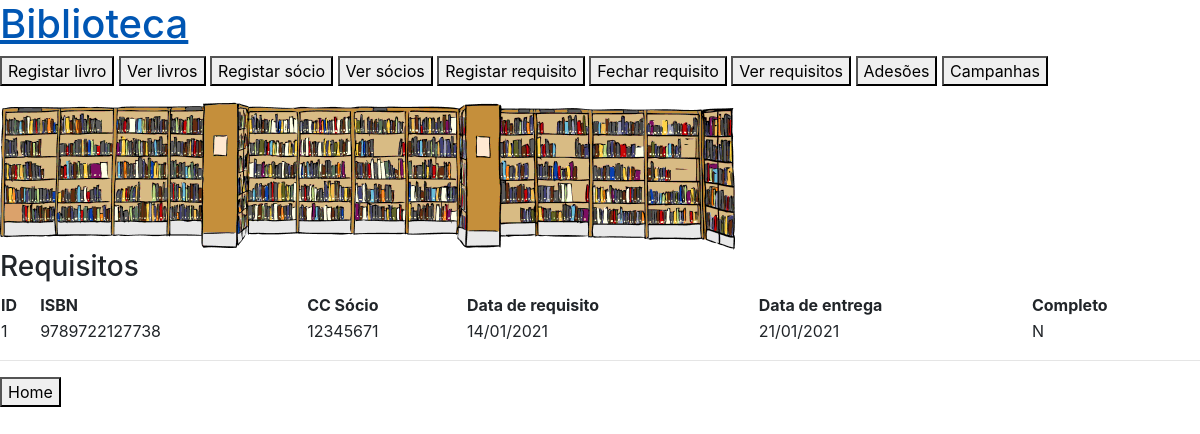
Before: /ver_req with the older database file.
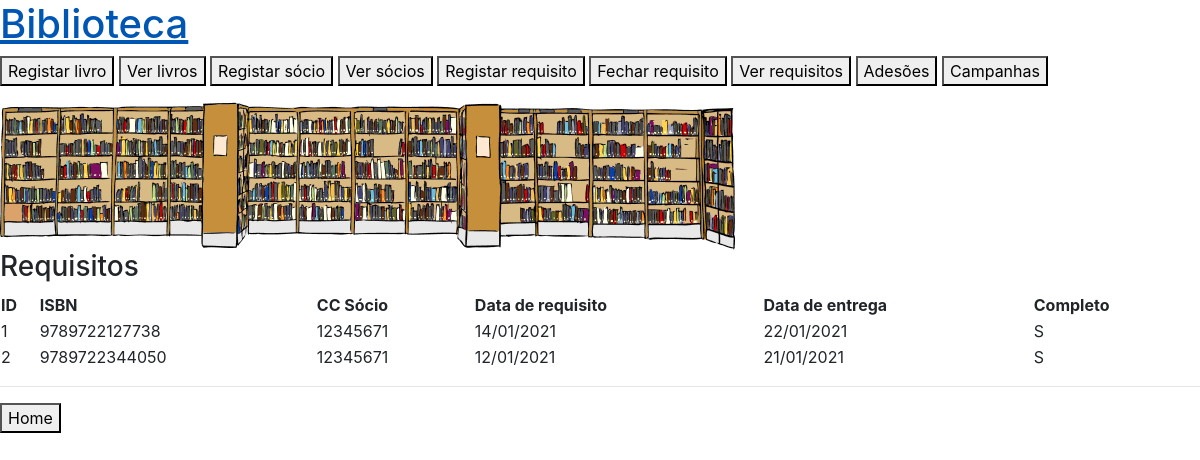
After: the same page with the newer database file.
### app.py (models this page shows)
class Requisito(db.Model):
    __tablename__ = 'requisito'
    id_req = db.Column(db.Integer, primary_key=True)
    ISBN_req = db.Column(db.Integer, db.ForeignKey('livro.ISBN'))
    cc_req = db.Column(db.Integer, db.ForeignKey('socio.cc'))
    data_req = db.Column(db.String(10))
    data_entr = db.Column(db.String(10))
    completo = db.Column(db.String(1))

### app.py (the view)
@app.route('/ver_req', methods=['GET'])
def ver_req():
    reqs = Requisito.query.all()
    return render_template('ver_req.html', reqs=reqs)

### templates/ver_req.html (shortened to what this page needs)
{% extends "base.html"%}
{%block content%}
<h3>Requisitos</h3>
<table style="width:100%">
    <tr>
      <th>ID</th>
      <th>ISBN </th>
      <th>CC Sócio</th>
      <th>Data de requisito</th>
      <th>Data de entrega</th>
      <th>Completo</th>
    </tr>
    {% for req in reqs %}
    <tr>
        <td>{{req.id_req}}</td>
        <td>{{req.ISBN_req}}</td>
        <td>{{req.cc_req}}</td>
        <td>{{req.data_req}}</td>
        <td>{{req.data_entr}}</td>
        <td>{{req.completo}}</td>
      {% endfor %}
  </table>
<hr/>
<a href="/"><button type="button">Home</button></a>
{%endblock%}

Changed rows visible on the page:
changed Requisito id 1: data_entr "21/01/2021" → "22/01/2021"; completo "N" → "S"
added Requisito: id_req "2", ISBN_req "9789722344050", cc_req "12345671", data_req "12/01/2021", data_entr "21/01/2021", completo "S"
